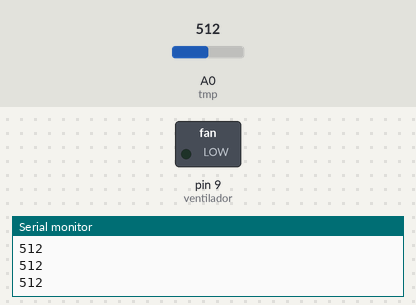
Bench run of a sketch on a simulated Arduino Uno, built with avr-gcc and run on an emulated ATmega328P. On the bench: switched loads named in the sketch (green lamp = pin HIGH), the last lines printed to the serial monitor. The inputs (shaded band) are chosen by the test bench; at power-on: A0 (tmp) = 512.

Above: at 1.2 s.
1.3 s: A0 (tmp) set to 561
2.8 s: A0 (tmp) set to 578
At 3.7 s:
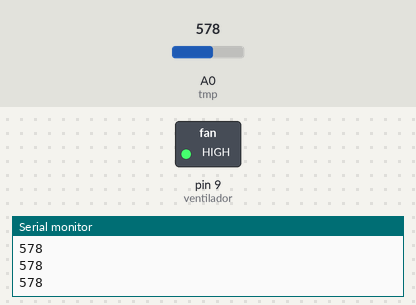
4.3 s: A0 (tmp) set to 511
At 4.7 s:
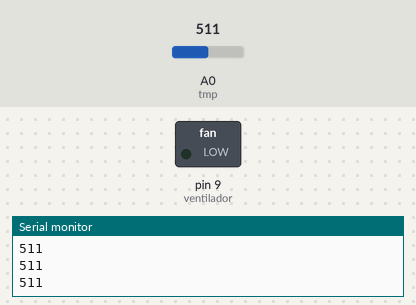
5.8 s: A0 (tmp) set to 716
At 7.2 s:
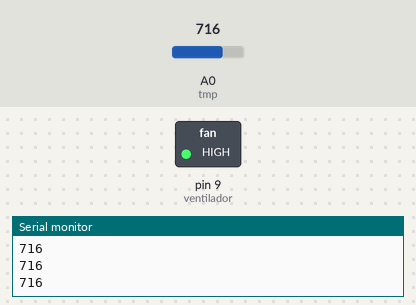
Timing chart, 0 to 8.3 s (numbered marks = the images above; inputs shaded):
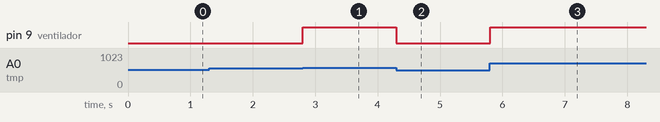

The sketch:

17.11ArduinoNIP_4.ino
```cpp
int tmp = A0;
int ventilador = 9;
void setup() {
  pinMode(tmp, INPUT);
  pinMode(ventilador, OUTPUT);
  Serial.begin(9600);
}

void loop() {
  int estado = analogRead(tmp);
  int temp;
  temp = ((estado*500)/1023);
  if(temp >=  26){
    digitalWrite(ventilador, HIGH);
  }else{
    digitalWrite(ventilador, LOW);
  }
  Serial.println(estado);

}
```

Measured:
- the behaviour switches between 577 and 578 on A0 (tmp) (found by bisection; images 0 and 1)
- after the input at 2.8 s, pin 9 (ventilador): LOW → HIGH at once
- after the input at 4.3 s, pin 9 (ventilador): HIGH → LOW at once
- after the input at 5.8 s, pin 9 (ventilador): LOW → HIGH at once
